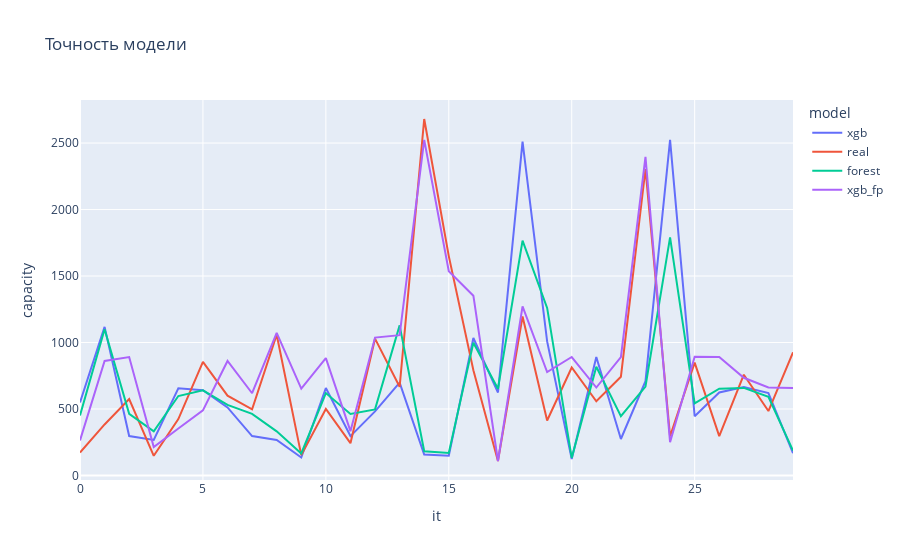

Write notebook code for a chart like this one.
### Code cell
fig = px.line(res, x='it', y='capacity', color='model', title = 'Точность модели')
fig.show()

### Figure 1 — Plotly figure (JSON) as saved in the notebook; plotly's stock layout.template omitted (floating-point values rounded to 4 significant figures)
{"data": [{"hovertemplate": "model=xgb<br>it=%{x}<br>capacity=%{y}<extra></extra>", "legendgroup": "xgb", "line": {"color": "#636efa", "dash": "solid"}, "marker": {"symbol": "circle"}, "mode": "lines", "name": "xgb", "orientation": "v", "showlegend": true, "type": "scatter", "x": [0, 1, 2, 3, 4, 5, 6, 7, 8, 9, 10, 11, 12, 13, 14, 15, 16, 17, 18, 19, 20, 21, 22, 23, 24, 25, 26, 27, 28, 29], "xaxis": "x", "y": [549.3, 1118.0, 296.4, 267.0, 655.2, 642.0, 512.2, 296.4, 267.1, 135.6, 657.7, 296.4, 482.5, 698.4, 157.0, 148.2, 1034.0, 624.3, 2511.0, 1008.0, 124.2, 890.9, 274.5, 709.7, 2524.0, 446.2, 624.3, 666.1, 619.7, 167.6], "yaxis": "y"}, {"hovertemplate": "model=real<br>it=%{x}<br>capacity=%{y}<extra></extra>", "legendgroup": "real", "line": {"color": "#EF553B", "dash": "solid"}, "marker": {"symbol": "circle"}, "mode": "lines", "name": "real", "orientation": "v", "showlegend": true, "type": "scatter", "x": [0, 1, 2, 3, 4, 5, 6, 7, 8, 9, 10, 11, 12, 13, 14, 15, 16, 17, 18, 19, 20, 21, 22, 23, 24, 25, 26, 27, 28, 29], "xaxis": "x", "y": [172, 384, 575, 148, 424, 853.8, 600, 498, 1058, 153.2, 500, 243, 1029, 667, 2681, 1650, 792, 109, 1196, 413.5, 812, 558.6, 743, 2305, 295, 849, 296, 758, 484.6, 926], "yaxis": "y"}, {"hovertemplate": "model=forest<br>it=%{x}<br>capacity=%{y}<extra></extra>", "legendgroup": "forest", "line": {"color": "#00cc96", "dash": "solid"}, "marker": {"symbol": "circle"}, "mode": "lines", "name": "forest", "orientation": "v", "showlegend": true, "type": "scatter", "x": [0, 1, 2, 3, 4, 5, 6, 7, 8, 9, 10, 11, 12, 13, 14, 15, 16, 17, 18, 19, 20, 21, 22, 23, 24, 25, 26, 27, 28, 29], "xaxis": "x", "y": [451.4, 1100.0, 463.3, 332.7, 597.6, 640.9, 530.7, 463.3, 331.9, 165.4, 619.7, 463.3, 497.1, 1129.0, 182.0, 169.2, 998.7, 652.5, 1766.0, 1260.0, 132.5, 817.8, 446.1, 669.0, 1791.0, 542.3, 652.5, 658.8, 591.8, 186.4], "yaxis": "y"}, {"hovertemplate": "model=xgb_fp<br>it=%{x}<br>capacity=%{y}<extra></extra>", "legendgroup": "xgb_fp", "line": {"color": "#ab63fa", "dash": "solid"}, "marker": {"symbol": "circle"}, "mode": "lines", "name": "xgb_fp", "orientation": "v", "showlegend": true, "type": "scatter", "x": [0, 1, 2, 3, 4, 5, 6, 7, 8, 9, 10, 11, 12, 13, 14, 15, 16, 17, 18, 19, 20, 21, 22, 23, 24, 25, 26, 27, 28, 29], "xaxis": "x", "y": [263.6, 861.2, 891.0, 214.0, 353.1, 490.0, 861.6, 618.6, 1073.0, 653.0, 882.9, 333.2, 1037.0, 1055.0, 2524.0, 1536.0, 1352.0, 109.1, 1272.0, 777.3, 891.0, 661.5, 891.0, 2396.0, 250.3, 893.1, 891.0, 734.7, 661.5, 658.0], "yaxis": "y"}], "layout": {"legend": {"title": {"text": "model"}, "tracegroupgap": 0}, "title": {"text": "Точность модели"}, "xaxis": {"anchor": "y", "domain": [0, 1], "title": {"text": "it"}}, "yaxis": {"anchor": "x", "domain": [0, 1], "title": {"text": "capacity"}}}}
